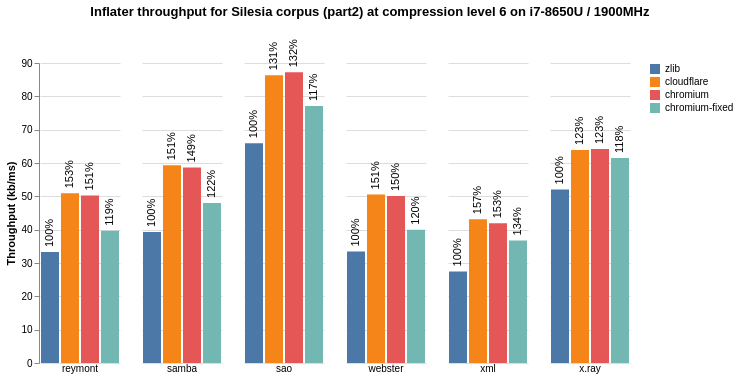

Vega-Lite specification for this chart:
### Vega-Lite specification from a JSON file in a GitHub repository (floating-point values rounded to 4 significant figures)
{"$schema": "https://vega.github.io/schema/vega-lite/v5.json", "title": {"text": "Inflater throughput for Silesia corpus (part2) at compression level 6 on i7-8650U / 1900MHz", "anchor": "middle", "offset": 20}, "data": {"values": [{"level": "6", "type": "chromium-fixed", "ratio": "3.56", "throughput": "39.60", "file": "reymont"}, {"level": "6", "type": "chromium-fixed", "ratio": "3.56", "throughput": "39.70", "file": "reymont"}, {"level": "6", "type": "chromium-fixed", "ratio": "3.56", "throughput": "39.71", "file": "reymont"}, {"level": "6", "type": "chromium-fixed", "ratio": "3.56", "throughput": "39.68", "file": "reymont"}, {"level": "6", "type": "chromium-fixed", "ratio": "3.56", "throughput": "39.70", "file": "reymont"}, {"level": "6", "type": "chromium", "ratio": "3.56", "throughput": "50.32", "file": "reymont"}, {"level": "6", "type": "chromium", "ratio": "3.56", "throughput": "50.27", "file": "reymont"}, {"level": "6", "type": "chromium", "ratio": "3.56", "throughput": "50.32", "file": "reymont"}, {"level": "6", "type": "chromium", "ratio": "3.56", "throughput": "50.25", "file": "reymont"}, {"level": "6", "type": "chromium", "ratio": "3.56", "throughput": "50.17", "file": "reymont"}, {"level": "6", "type": "cloudflare", "ratio": "3.56", "throughput": "51.03", "file": "reymont"}, {"level": "6", "type": "cloudflare", "ratio": "3.56", "throughput": "50.84", "file": "reymont"}, {"level": "6", "type": "cloudflare", "ratio": "3.56", "throughput": "50.87", "file": "reymont"}, {"level": "6", "type": "cloudflare", "ratio": "3.56", "throughput": "50.90", "file": "reymont"}, {"level": "6", "type": "cloudflare", "ratio": "3.56", "throughput": "50.84", "file": "reymont"}, {"level": "6", "type": "zlib", "ratio": "3.56", "throughput": "33.31", "file": "reymont"}, {"level": "6", "type": "zlib", "ratio": "3.56", "throughput": "33.32", "file": "reymont"}, {"level": "6", "type": "zlib", "ratio": "3.56", "throughput": "33.26", "file": "reymont"}, {"level": "6", "type": "zlib", "ratio": "3.56", "throughput": "33.30", "file": "reymont"}, {"level": "6", "type": "zlib", "ratio": "3.56", "throughput": "33.32", "file": "reymont"}, {"level": "6", "type": "chromium-fixed", "ratio": "3.96", "throughput": "47.94", "file": "samba"}, {"level": "6", "type": "chromium-fixed", "ratio": "3.96", "throughput": "48.01", "file": "samba"}, {"level": "6", "type": "chromium-fixed", "ratio": "3.96", "throughput": "48.05", "file": "samba"}, {"level": "6", "type": "chromium-fixed", "ratio": "3.96", "throughput": "47.96", "file": "samba"}, {"level": "6", "type": "chromium-fixed", "ratio": "3.96", "throughput": "48.07", "file": "samba"}, {"level": "6", "type": "chromium", "ratio": "3.96", "throughput": "58.60", "file": "samba"}, {"level": "6", "type": "chromium", "ratio": "3.96", "throughput": "58.71", "file": "samba"}, {"level": "6", "type": "chromium", "ratio": "3.96", "throughput": "58.67", "file": "samba"}, {"level": "6", "type": "chromium", "ratio": "3.96", "throughput": "58.71", "file": "samba"}, {"level": "6", "type": "chromium", "ratio": "3.96", "throughput": "58.71", "file": "samba"}, {"level": "6", "type": "cloudflare", "ratio": "3.96", "throughput": "59.36", "file": "samba"}, {"level": "6", "type": "cloudflare", "ratio": "3.96", "throughput": "59.36", "file": "samba"}, {"level": "6", "type": "cloudflare", "ratio": "3.96", "throughput": "59.39", "file": "samba"}, {"level": "6", "type": "cloudflare", "ratio": "3.96", "throughput": "59.32", "file": "samba"}, {"level": "6", "type": "cloudflare", "ratio": "3.96", "throughput": "59.15", "file": "samba"}, {"level": "6", "type": "zlib", "ratio": "3.96", "throughput": "39.36", "file": "samba"}, {"level": "6", "type": "zlib", "ratio": "3.96", "throughput": "39.30", "file": "samba"}, {"level": "6", "type": "zlib", "ratio": "3.96", "throughput": "39.30", "file": "samba"}, {"level": "6", "type": "zlib", "ratio": "3.96", "throughput": "39.28", "file": "samba"}, {"level": "6", "type": "zlib", "ratio": "3.96", "throughput": "39.33", "file": "samba"}, {"level": "6", "type": "chromium-fixed", "ratio": "1.36", "throughput": "77.05", "file": "sao"}, {"level": "6", "type": "chromium-fixed", "ratio": "1.36", "throughput": "77.05", "file": "sao"}, {"level": "6", "type": "chromium-fixed", "ratio": "1.36", "throughput": "77.17", "file": "sao"}, {"level": "6", "type": "chromium-fixed", "ratio": "1.36", "throughput": "77.11", "file": "sao"}, {"level": "6", "type": "chromium-fixed", "ratio": "1.36", "throughput": "77.11", "file": "sao"}, {"level": "6", "type": "chromium", "ratio": "1.36", "throughput": "87.39", "file": "sao"}, {"level": "6", "type": "chromium", "ratio": "1.36", "throughput": "87.32", "file": "sao"}, {"level": "6", "type": "chromium", "ratio": "1.36", "throughput": "87.16", "file": "sao"}, {"level": "6", "type": "chromium", "ratio": "1.36", "throughput": "87.16", "file": "sao"}, {"level": "6", "type": "chromium", "ratio": "1.36", "throughput": "87.09", "file": "sao"}, {"level": "6", "type": "cloudflare", "ratio": "1.36", "throughput": "86.48", "file": "sao"}, {"level": "6", "type": "cloudflare", "ratio": "1.36", "throughput": "86.40", "file": "sao"}, {"level": "6", "type": "cloudflare", "ratio": "1.36", "throughput": "86.25", "file": "sao"}, {"level": "6", "type": "cloudflare", "ratio": "1.36", "throughput": "86.25", "file": "sao"}, {"level": "6", "type": "cloudflare", "ratio": "1.36", "throughput": "86.33", "file": "sao"}, {"level": "6", "type": "zlib", "ratio": "1.36", "throughput": "66.08", "file": "sao"}, {"level": "6", "type": "zlib", "ratio": "1.36", "throughput": "65.87", "file": "sao"}, {"level": "6", "type": "zlib", "ratio": "1.36", "throughput": "65.91", "file": "sao"}, {"level": "6", "type": "zlib", "ratio": "1.36", "throughput": "66.04", "file": "sao"}, {"level": "6", "type": "zlib", "ratio": "1.36", "throughput": "65.91", "file": "sao"}, {"level": "6", "type": "chromium-fixed", "ratio": "3.39", "throughput": "40.08", "file": "webster"}, {"level": "6", "type": "chromium-fixed", "ratio": "3.39", "throughput": "40.05", "file": "webster"}, {"level": "6", "type": "chromium-fixed", "ratio": "3.39", "throughput": "39.70", "file": "webster"}, {"level": "6", "type": "chromium-fixed", "ratio": "3.39", "throughput": "40.07", "file": "webster"}, {"level": "6", "type": "chromium-fixed", "ratio": "3.39", "throughput": "40.07", "file": "webster"}, {"level": "6", "type": "chromium", "ratio": "3.39", "throughput": "50.00", "file": "webster"}, {"level": "6", "type": "chromium", "ratio": "3.39", "throughput": "50.14", "file": "webster"}, {"level": "6", "type": "chromium", "ratio": "3.39", "throughput": "50.09", "file": "webster"}, {"level": "6", "type": "chromium", "ratio": "3.39", "throughput": "50.05", "file": "webster"}, {"level": "6", "type": "chromium", "ratio": "3.39", "throughput": "50.09", "file": "webster"}, {"level": "6", "type": "cloudflare", "ratio": "3.39", "throughput": "50.56", "file": "webster"}, {"level": "6", "type": "cloudflare", "ratio": "3.39", "throughput": "50.59", "file": "webster"}, {"level": "6", "type": "cloudflare", "ratio": "3.39", "throughput": "50.56", "file": "webster"}, {"level": "6", "type": "cloudflare", "ratio": "3.39", "throughput": "50.56", "file": "webster"}, {"level": "6", "type": "cloudflare", "ratio": "3.39", "throughput": "50.59", "file": "webster"}, {"level": "6", "type": "zlib", "ratio": "3.39", "throughput": "33.45", "file": "webster"}, {"level": "6", "type": "zlib", "ratio": "3.39", "throughput": "33.43", "file": "webster"}, {"level": "6", "type": "zlib", "ratio": "3.39", "throughput": "33.44", "file": "webster"}, {"level": "6", "type": "zlib", "ratio": "3.39", "throughput": "33.37", "file": "webster"}, {"level": "6", "type": "zlib", "ratio": "3.39", "throughput": "33.41", "file": "webster"}, {"level": "6", "type": "chromium-fixed", "ratio": "7.77", "throughput": "36.66", "file": "xml"}, {"level": "6", "type": "chromium-fixed", "ratio": "7.77", "throughput": "36.66", "file": "xml"}, {"level": "6", "type": "chromium-fixed", "ratio": "7.77", "throughput": "36.88", "file": "xml"}, {"level": "6", "type": "chromium-fixed", "ratio": "7.77", "throughput": "36.85", "file": "xml"}, {"level": "6", "type": "chromium-fixed", "ratio": "7.77", "throughput": "36.81", "file": "xml"}, {"level": "6", "type": "chromium", "ratio": "7.77", "throughput": "41.42", "file": "xml"}, {"level": "6", "type": "chromium", "ratio": "7.77", "throughput": "42.19", "file": "xml"}, {"level": "6", "type": "chromium", "ratio": "7.77", "throughput": "42.82", "file": "xml"}, {"level": "6", "type": "chromium", "ratio": "7.77", "throughput": "41.48", "file": "xml"}, {"level": "6", "type": "chromium", "ratio": "7.77", "throughput": "41.69", "file": "xml"}, {"level": "6", "type": "cloudflare", "ratio": "7.77", "throughput": "43.37", "file": "xml"}, {"level": "6", "type": "cloudflare", "ratio": "7.77", "throughput": "43.25", "file": "xml"}, {"level": "6", "type": "cloudflare", "ratio": "7.77", "throughput": "43.00", "file": "xml"}, {"level": "6", "type": "cloudflare", "ratio": "7.77", "throughput": "43.40", "file": "xml"}, {"level": "6", "type": "cloudflare", "ratio": "7.77", "throughput": "42.78", "file": "xml"}, {"level": "6", "type": "zlib", "ratio": "7.77", "throughput": "27.42", "file": "xml"}, {"level": "6", "type": "zlib", "ratio": "7.77", "throughput": "27.43", "file": "xml"}, {"level": "6", "type": "zlib", "ratio": "7.77", "throughput": "27.47", "file": "xml"}, {"level": "6", "type": "zlib", "ratio": "7.77", "throughput": "27.50", "file": "xml"}, {"level": "6", "type": "zlib", "ratio": "7.77", "throughput": "27.48", "file": "xml"}, {"level": "6", "type": "chromium-fixed", "ratio": "1.40", "throughput": "61.76", "file": "x.ray"}, {"level": "6", "type": "chromium-fixed", "ratio": "1.40", "throughput": "61.61", "file": "x.ray"}, {"level": "6", "type": "chromium-fixed", "ratio": "1.40", "throughput": "61.34", "file": "x.ray"}, {"level": "6", "type": "chromium-fixed", "ratio": "1.40", "throughput": "61.42", "file": "x.ray"}, {"level": "6", "type": "chromium-fixed", "ratio": "1.40", "throughput": "61.34", "file": "x.ray"}, {"level": "6", "type": "chromium", "ratio": "1.40", "throughput": "64.58", "file": "x.ray"}, {"level": "6", "type": "chromium", "ratio": "1.40", "throughput": "63.56", "file": "x.ray"}, {"level": "6", "type": "chromium", "ratio": "1.40", "throughput": "63.48", "file": "x.ray"}, {"level": "6", "type": "chromium", "ratio": "1.40", "throughput": "64.58", "file": "x.ray"}, {"level": "6", "type": "chromium", "ratio": "1.40", "throughput": "64.66", "file": "x.ray"}, {"level": "6", "type": "cloudflare", "ratio": "1.40", "throughput": "64.79", "file": "x.ray"}, {"level": "6", "type": "cloudflare", "ratio": "1.40", "throughput": "64.29", "file": "x.ray"}, {"level": "6", "type": "cloudflare", "ratio": "1.40", "throughput": "63.88", "file": "x.ray"}, {"level": "6", "type": "cloudflare", "ratio": "1.40", "throughput": "64.25", "file": "x.ray"}, {"level": "6", "type": "cloudflare", "ratio": "1.40", "throughput": "62.41", "file": "x.ray"}, {"level": "6", "type": "zlib", "ratio": "1.40", "throughput": "51.89", "file": "x.ray"}, {"level": "6", "type": "zlib", "ratio": "1.40", "throughput": "52.38", "file": "x.ray"}, {"level": "6", "type": "zlib", "ratio": "1.40", "throughput": "52.08", "file": "x.ray"}, {"level": "6", "type": "zlib", "ratio": "1.40", "throughput": "51.84", "file": "x.ray"}, {"level": "6", "type": "zlib", "ratio": "1.40", "throughput": "52.11", "file": "x.ray"}]}, "transform": [{"filter": "datum.type == 'isal' ? datum.level == 6 : datum.level == 6"}, {"aggregate": [{"op": "mean", "field": "throughput", "as": "throughput_mean"}], "groupby": ["type", "file"]}, {"lookup": "type", "from": {"data": {"values": [{"type": "chromium-fixed", "new-type": "chromium-fixed"}, {"type": "chromium", "new-type": "chromium"}, {"type": "cloudflare", "new-type": "cloudflare"}, {"type": "zlib", "new-type": "zlib"}]}, "key": "type", "fields": ["new-type"]}}, {"lookup": "file", "from": {"data": {"values": [{"file": "sao", "default_val": "65.962"}, {"file": "reymont", "default_val": "33.302"}, {"file": "x.ray", "default_val": "52.06"}, {"file": "xml", "default_val": "27.46"}, {"file": "webster", "default_val": "33.42"}, {"file": "samba", "default_val": "39.314"}]}, "key": "file", "fields": ["default_val"]}}, {"calculate": "datum.throughput_mean/datum.default_val", "as": "default-val"}], "facet": {"column": {"field": "file", "type": "nominal", "title": "", "header": {"labelAngle": 0, "labelAlign": "center", "labelAnchor": "middle", "labelOrient": "bottom"}, "sort": ["reymont", "samba", "sao", "webster", "xml", "x.ray"]}}, "spec": {"encoding": {"y": {"field": "throughput_mean", "type": "quantitative", "axis": {"title": "Throughput (kb/ms)", "grid": true}}, "x": {"field": "new-type", "type": "nominal", "axis": {"labels": false, "ticks": false, "domainWidth": 0, "title": ""}, "sort": ["zlib", "cloudflare", "jtkukunas", "ng", "chromium", "ipp", "isal"]}}, "layer": [{"mark": "bar", "encoding": {"color": {"field": "new-type", "type": "nominal", "legend": {"title": "", "offset": null, "zindex": 1}, "sort": ["zlib", "cloudflare", "jtkukunas", "ng", "chromium", "ipp", "isal"]}}}, {"mark": {"type": "text", "dx": 5, "angle": 270, "baseline": "middle", "align": "left"}, "encoding": {"text": {"field": "default-val", "type": "nominal", "format": ".0%"}}}]}, "config": {"view": {"stroke": "transparent"}, "axis": {"domainWidth": 1}}}
